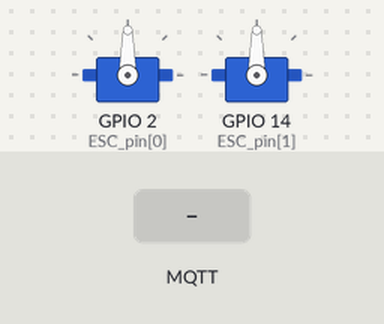
The sketch below on a simulated ESP32. Parts: 2 × servo. The inputs (shaded band) are chosen by the test bench. WiFi joins after 1.5 s; servers stay silent unless stated; no MQTT or app messages arrive unless stated; what the sketch prints to the serial monitor is not drawn.

Above: at 0.0 s.
At 5.2 s:
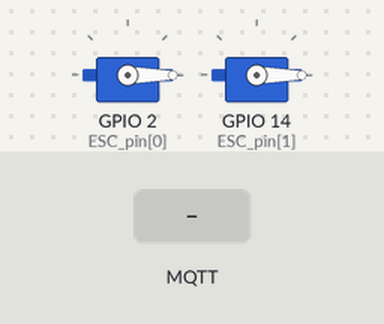
5.3 s: MQTT message "," arrives on the first subscribed topic
Timing chart, 0 to 8.3 s (numbered marks = the images above; inputs shaded):
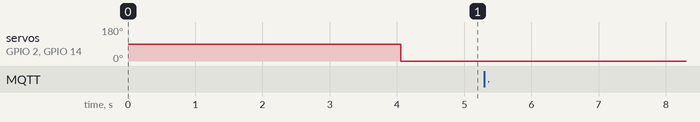

Measured:
- after the input at 5.3 s, every drawn part: stays the same

The sketch:

ESC_CONTROL.ino
```cpp
/*********
  M. H. M. Ramli
  SEA-IC, UiTM Shah Alam
  Please report if there is any bugs in the program :: tronexia@gmail.com

  Program: ESP8266 receiver and command two ESCs
*********/
#include <WiFi.h>
//#include <ESP8266WiFi.h>
// MQTT Broker
#include <MQTT.h>

#define sub1 "TRX/design/IO" // MQTT subscription topic

const char ssid[]     = "XXXXXX";              // replace with your WiFi SSID
const char password[] = "XXXXXXXXX";           // replace with your WiFi password
const char clientId[] = "XXXX";                // replace with your MQTT Client Id
const char server[]   = "yourserverMQTTIP";    // replace with your MQTT Broker

WiFiClient net;
MQTTClient client;

#include <Servo.h>

static const int ESC_pin[2] = {2, 14};
Servo ESC[2];
int PWM_CMD, PWM;

unsigned long lastMillis = 0;
unsigned long previousMillis = 0;
unsigned long interval = 30000;

void initWiFi() {
  WiFi.mode(WIFI_STA);
  WiFi.begin(ssid, password);
  Serial.print("Connecting to WiFi ..");
  while (WiFi.status() != WL_CONNECTED) {
    Serial.print('.');
    delay(1000);
  }
  Serial.println(WiFi.localIP());
}

void WiFiCheckConnect(){
  unsigned long currentMillis = millis();
  // if WiFi is down, try reconnecting every CHECK_WIFI_TIME seconds
  if ((WiFi.status() != WL_CONNECTED) && (currentMillis - previousMillis >=interval)) {
    Serial.print(millis());
    Serial.println("Reconnecting to WiFi...");
    WiFi.disconnect();
    WiFi.reconnect();
    previousMillis = currentMillis;
  }
}
void setup() {
  // STEP 1: initialize Serial Monitor
  Serial.begin(115200);

  // STEP 2 - Initialize Servo elements
  for(int i = 0; i < 2; ++i) {
    if(!ESC[i].attach(ESC_pin[i], 1000, 2000)) {
      Serial.print("Servo ");
      Serial.print(i);
      Serial.println("attach error");
    }
  }
  delay(2000);

  // STEP 3 - Initialize WiFi connectivity
  initWiFi();
  client.begin(server, net);
  client.onMessage(messageReceived);

  // STEP 4 - Connecting to WiFi and MQTT broker
  connect();
}
//-----------------------------------------------------------------------------------
////////////////////////////////////////////////////////////////////
// Sub-function to connect to WiFi and MQTT broker
void connect() {

  Serial.print("Connecting to WiFi ...");
  while (WiFi.status() != WL_CONNECTED) {
    Serial.print(".");
    delay(500);
  }
  Serial.println(" connected!");

  Serial.print("Connecting to MQTT broker ...");
  while (!client.connect(clientId)) {
    Serial.print(".");
    delay(500);
  }
  Serial.println(" connected!");

 // client.subscribe(topic);
 client.subscribe(sub1);
}
////////////////////////////////////////////////////////////////////
void messageReceived(String &topic, String &payload) {
//Serial.println("incoming: " + topic + " - " + payload);
 String sensorType = topic;

  if (sensorType == sub1)
  {
    String PWM_1  = payload.substring(0,payload.indexOf(","));
    PWM = PWM_1.toInt();
    // String PWM_2  = payload.substring(payload.indexOf(",")+1);
    // int PWM2 = PWM_2.toInt();
    // Serial.println("PWM 1: " + String(PWM1) + ", PWM 2: " + String(PWM2));
   Serial.println("PWM 1: " + String(PWM));
  }
}
////////////////////////////////////////////////////////////////////
void checkConnect(){
  client.loop();

  if (!client.connected()) {
    connect();
  }
}
//-------------------------------------------------//
void readJoystick() {
  int ref_PWM = PWM;

  PWM_CMD = map(ref_PWM, 0, 1023, 1100, 1900);
}
void updateMotor(){
    ESC[0].writeMicroseconds(PWM_CMD);
    ESC[1].writeMicroseconds(PWM_CMD);
}
void loop() {
WiFiCheckConnect();
checkConnect();
updateMotor();
}
```
